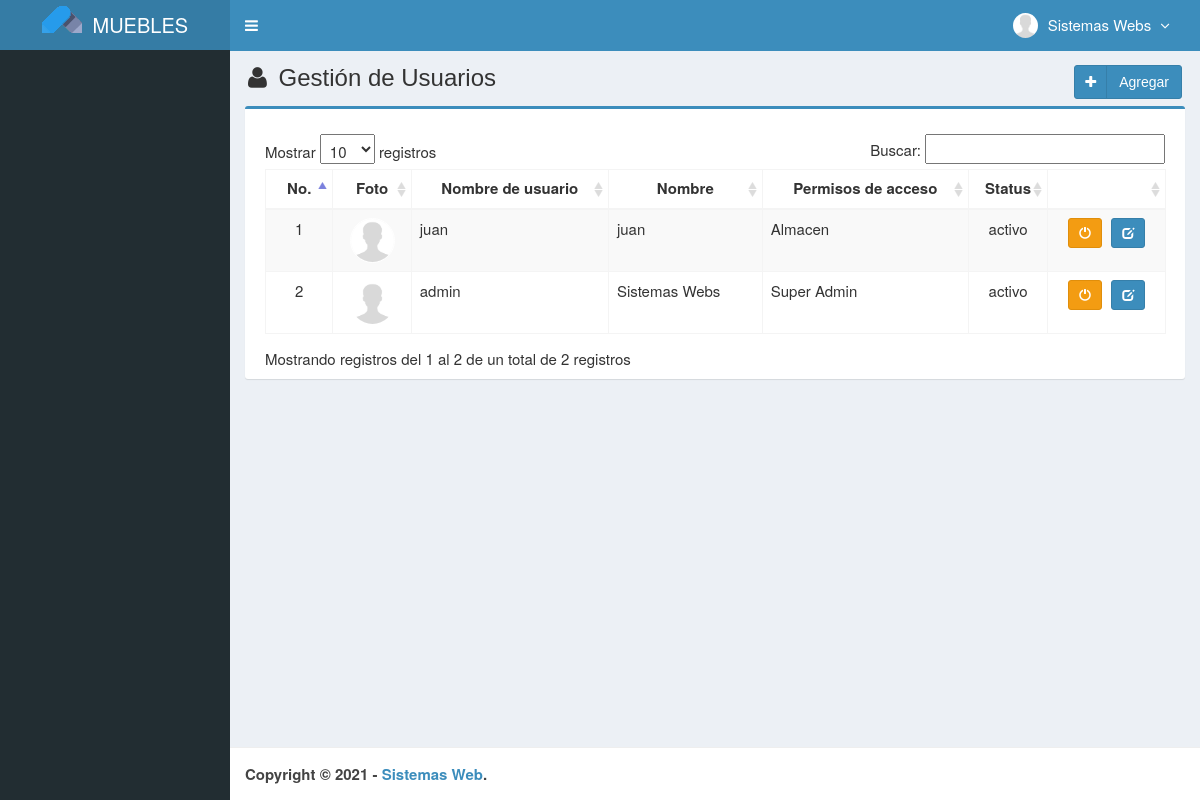
/main.php?module=user (signed in), run on an earlier commit of the app's database.
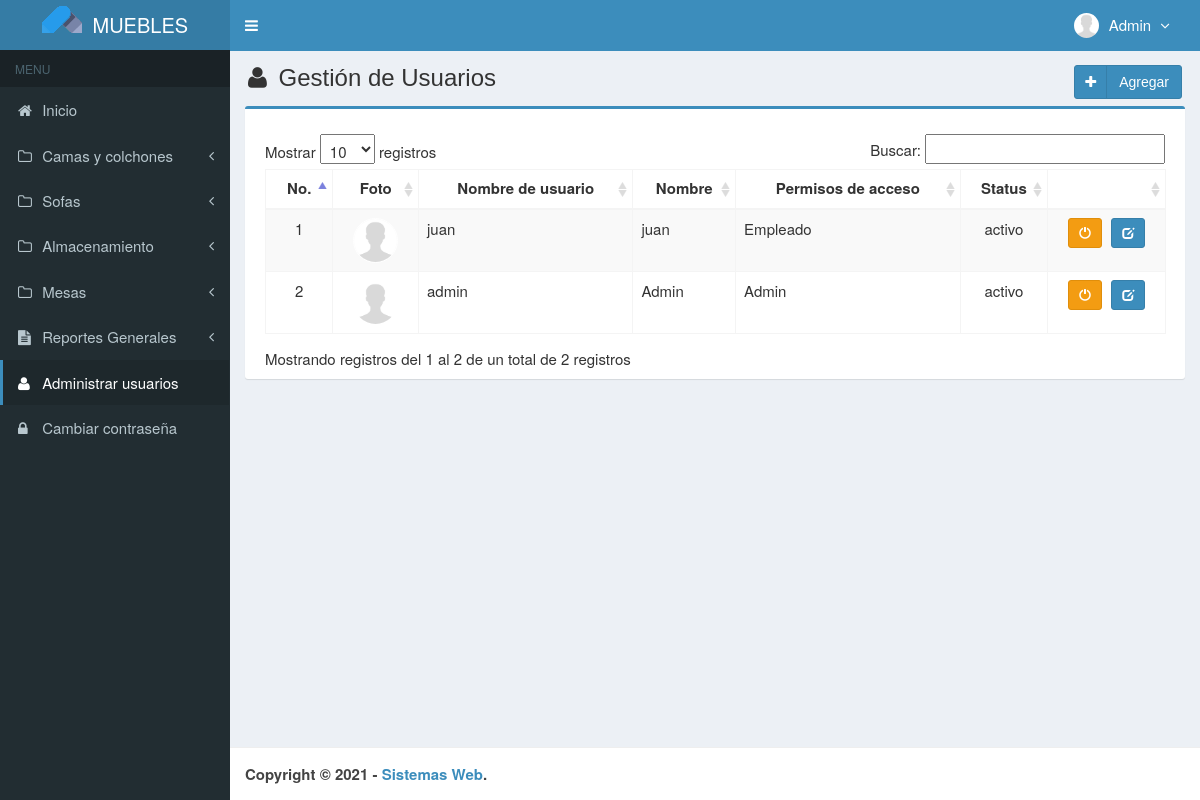
And on a later commit of the database.
### tables this page shows
CREATE TABLE `usuarios` (
  `id_user` int(3) NOT NULL,
  `username` varchar(50) NOT NULL,
  `name_user` varchar(50) NOT NULL,
  `password` varchar(50) NOT NULL,
  `email` varchar(50) DEFAULT NULL,
  `telefono` varchar(13) DEFAULT NULL,
  `foto` varchar(100) DEFAULT NULL,
  `permisos_acceso` enum('Admin','Empleado') NOT NULL,
  `status` enum('activo','bloqueado') NOT NULL DEFAULT 'activo',
  `created_at` timestamp NOT NULL DEFAULT current_timestamp(),
  `updated_at` timestamp NOT NULL DEFAULT current_timestamp() ON UPDATE current_timestamp()
);

### modules/user/view.php (the view, shortened to what this page needs)
<section class="content-header">
  <h1>
    <i class="fa fa-user icon-title"></i> Gestión de Usuarios
    <a class="btn btn-primary btn-social pull-right" href="?module=form_user&form=add" title="Agregar" data-toggle="tooltip">
      <i class="fa fa-plus"></i> Agregar
    </a>
  </h1>
</section>
<section class="content">
  <div class="row">
    <div class="col-md-12">
      <div class="box box-primary">
        <div class="box-body">
          <table id="dataTables1" class="table table-bordered table-striped table-hover">
            <thead>
              <tr>
                <th class="center">No.</th>
                <th class="center">Foto</th>
                <th class="center">Nombre de usuario</th>
                <th class="center">Nombre</th>
                <th class="center">Permisos de acceso</th>
                <th class="center">Status</th>
                <th class="center"></th>
              </tr>
            </thead>
                        <tbody>
            <?php
            $no = 1;
            $query = mysqli_query($mysqli, "SELECT * FROM usuarios ORDER BY id_user DESC")
                                            or die('error: '.mysqli_error($mysqli));
            while ($data = mysqli_fetch_assoc($query)) {
              echo "<tr>
                      <td width='50' class='center'>$no</td>";
                      if ($data['foto']=="") { ?>
                        <td class='center'><img class='img-user' src='images/user/user-default.png' width='45'></td>
                      <?php
                      } else { ?>
                        <td class='center'><img class='img-user' src='images/user/<?php echo $data['foto']; ?>' width='45'></td>
                      <?php
                      }
              echo "  <td>$data[username]</td>
                      <td>$data[name_user]</td>
                      <td>$data[permisos_acceso]</td>
                      <td class='center'>$data[status]</td>
                      <td class='center' width='100'>
                          <div>";
                          if ($data['status']=='activo') { ?>
                            <a data-toggle="tooltip" data-placement="top" title="Bloqueado" style="margin-right:5px" class="btn btn-warning btn-sm" href="modules/user/proses.php?act=off&id=<?php echo $data['id_user'];?>">
                                <i style="color:#fff" class="glyphicon glyphicon-off"></i>
                            </a>
            <?php
                          }
                          else { ?>
                            <a data-toggle="tooltip" data-placement="top" title="activo" style="margin-right:5px" class="btn btn-success btn-sm" href="modules/user/proses.php?act=on&id=<?php echo $data['id_user'];?>">
                                <i style="color:#fff" class="glyphicon glyphicon-ok"></i>
                            </a>
            <?php
                          }
              echo "      <a data-toggle='tooltip' data-placement='top' title='Modificar' class='btn btn-primary btn-sm' href='?module=form_user&form=edit&id=$data[id_user]'>
                                <i style='color:#fff' class='glyphicon glyphicon-edit'></i>
                            </a>
                          </div>
                      </td>
                    </tr>";
              $no++;
            }
            ?>
            </tbody>
          </table>
        </div>
      </div>
    </div>
  </div>
</section><!-- /.content

### main.php (shortened to what this page needs)
<!DOCTYPE html>
<html>
  <head>
    <link href="assets/css/bootstrap.min.css" rel="stylesheet" type="text/css" />
    <link href="assets/plugins/font-awesome-4.6.3/css/font-awesome.min.css" rel="stylesheet" type="text/css" />
    <link href="assets/plugins/datatables/dataTables.bootstrap.css" rel="stylesheet" type="text/css" />
    <link href="assets/plugins/datepicker/datepicker.min.css" rel="stylesheet" type="text/css" />
    <link rel="stylesheet" type="text/css" href="assets/plugins/chosen/css/chosen.min.css" />
    <link href="assets/css/AdminLTE.min.css" rel="stylesheet" type="text/css" />
    <link href="assets/css/skins/skin-blue.min.css" rel="stylesheet" type="text/css" />
    <link href="assets/plugins/datepicker/datepicker3.css" rel="stylesheet" type="text/css" />
    <link href="assets/css/style.css" rel="stylesheet" type="text/css" />
  </head>
  <body class="skin-blue fixed">
    <div class="wrapper">
      <header class="main-header">
        <a href="?module=beranda" class="logo">
          <img style="margin-top:-15px;margin-right:5px" src="assets/img/logo-blue.png" alt="Logo">
          <span style="font-size:20px">MUEBLES</span>
        </a>
        <nav class="navbar navbar-static-top" role="navigation">
          <a href="#" class="sidebar-toggle" data-toggle="offcanvas" role="button">
          </a>
          <div class="navbar-custom-menu">
            <ul class="nav navbar-nav">
              <?php include "top-menu.php" ?>
            </ul>
          </div>
        </nav>
      </header>
      <aside class="main-sidebar">
        <section class="sidebar">
            <?php include "sidebar-menu.php" ?>
        </section>
      </aside>
      <div class="content-wrapper">
        <?php include "content.php" ?>
      </div>
      <footer class="main-footer">
        <strong>Copyright &copy; <?php echo date('Y');?> - <a href="http://obedalvarado.pw/" target="_blank">Sistemas Web</a>.</strong>
      </footer>
    </div>
  </body>
</html>

### top-menu.php (shortened to what this page needs)
<?php
require_once "config/database.php";
$query = mysqli_query($mysqli, "SELECT id_user, name_user, foto, permisos_acceso FROM usuarios WHERE id_user='$_SESSION[id_user]'")
                                or die('error: '.mysqli_error($mysqli));
$data = mysqli_fetch_assoc($query);
?>
<li class="dropdown user user-menu">
  <a href="#" class="dropdown-toggle" data-toggle="dropdown">
  <?php
  if ($data['foto']=="") { ?>
    <img src="images/user/user-default.png" class="user-image" alt="User Image"/>
  <?php
  }
  else { ?>
    <img src="images/user/<?php echo $data['foto']; ?>" class="user-image" alt="User Image"/>
  <?php
  }
  ?>
    <span class="hidden-xs"><?php echo $data['name_user']; ?> <i style="margin-left:5px" class="fa fa-angle-down"></i></span>
  </a>
</li>

### content.php (shortened to what this page needs)
<?php
if (empty($_SESSION['username']) && empty($_SESSION['password'])){
	echo "<meta http-equiv='refresh' content='0; url=index.php?alert=1'>";
}
else {
	if ($_GET['module'] == 'start') {
		include "modules/start/view.php";
	}
	elseif ($_GET['module'] == 'camas') {
		include "modules/camas/view.php";
	}
	elseif ($_GET['module'] == 'form_camas') {
		include "modules/camas/form.php";
	}
	elseif ($_GET['module'] == 'camas_transaction') {
		include "modules/camas_transaction/view.php";
	}
	elseif ($_GET['module'] == 'form_camas_transaction') {
		include "modules/camas_transaction/form.php";
	}
	elseif ($_GET['module'] == 'camas_stock_inventory') {
		include "modules/camas_stock_inventory/view.php";
	}
	elseif ($_GET['module'] == 'camas_stock_report') {
		include "modules/camas_stock_report/view.php";
	}
	elseif ($_GET['module'] == 'sofas') {
		include "modules/sofas/view.php";
	}
	elseif ($_GET['module'] == 'form_sofas') {
		include "modules/sofas/form.php";
	}
	elseif ($_GET['module'] == 'sofas_transaction') {
		include "modules/sofas_transaction/view.php";
	}
	elseif ($_GET['module'] == 'form_sofas_transaction') {
		include "modules/sofas_transaction/form.php";
	}
	elseif ($_GET['module'] == 'sofas_stock_inventory') {
		include "modules/sofas_stock_inventory/view.php";
	}
	elseif ($_GET['module'] == 'sofas_stock_report') {
		include "modules/sofas_stock_report/view.php";
	}
	elseif ($_GET['module'] == 'almacenamiento') {
		include "modules/almacenamiento/view.php";
	}
	elseif ($_GET['module'] == 'form_almacenamiento') {
		include "modules/almacenamiento/form.php";
	}
	elseif ($_GET['module'] == 'almacenamiento_transaction') {
		include "modules/almacenamiento_transaction/view.php";
	}
	elseif ($_GET['module'] == 'form_almacenamiento_transaction') {
		include "modules/almacenamiento_transaction/form.php";
	}
	elseif ($_GET['module'] == 'almacenamiento_stock_inventory') {
		include "modules/almacenamiento_stock_inventory/view.php";
	}
	elseif ($_GET['module'] == 'almacenamiento_stock_report') {
		include "modules/almacenamiento_stock_report/view.php";
	}
	elseif ($_GET['module'] == 'mesas') {
		include "modules/mesas/view.php";
	}
	elseif ($_GET['module'] == 'form_mesas') {
		include "modules/mesas/form.php";
	}
	elseif ($_GET['module'] == 'mesas_transaction') {
		include "modules/mesas_transaction/view.php";
	}
	elseif ($_GET['module'] == 'form_mesas_transaction') {
		include "modules/mesas_transaction/form.php";
	}
	elseif ($_GET['module'] == 'mesas_stock_inventory') {
		include "modules/mesas_stock_inventory/view.php";
	}
	elseif ($_GET['module'] == 'mesas_stock_report') {
		include "modules/mesas_stock_report/view.php";
	}
	elseif ($_GET['module'] == 'general_stock_inventory') {
		include "modules/general_stock_inventory/view.php";
	}
	elseif ($_GET['module'] == 'general_stock_report') {
		include "modules/general_stock_report/view.php";
	}
	elseif ($_GET['module'] == 'user') {
		include "modules/user/view.php";
	}
	elseif ($_GET['module'] == 'form_user') {
		include "modules/user/form.php";
	}
	elseif ($_GET['module'] == 'profile') {
		include "modules/profile/view.php";
		}
	elseif ($_GET['module'] == 'form_profile') {
		include "modules/profile/form.php";
	}
	elseif ($_GET['module'] == 'password') {
		include "modules/password/view.php";
	}
}
?>

### sidebar-menu.php (shortened to what this page needs)
<?php
if ($_SESSION['permisos_acceso']=='Admin') { ?>
    <ul class="sidebar-menu">
        <li class="header">MENU</li>
	<?php
	if ($_GET["module"]=="start") {
		$active_home="active";
	} else {
		$active_home="";
	}
  ?>
		<li class="<?php echo $active_home;?>">
			<a href="?module=start"><i class="fa fa-home"></i> Inicio </a>
	  	</li>
  <?php
  if ($_GET["module"]=="camas") { ?>
		<li class="active treeview">
          	<a href="javascript:void(0);">
            	<i class="fa fa-folder-o"></i> <span>Camas y colchones</span> <i class="fa fa-angle-left pull-right"></i>
          	</a>
      		<ul class="treeview-menu">
        		<li class="active"><a href="?module=camas"><i class="fa fa-circle"></i> Datos de Camas </a></li>
        		<li><a href="?module=camas_transaction"><i class="fa fa-circle-o"></i> Registro de Camas </a></li>
            <li><a href="?module=camas_stock_inventory"><i class="fa fa-circle-o"></i> Stock de Camas </a></li>
            <li><a href="?module=camas_stock_report"><i class="fa fa-circle-o"></i> Registro de Camas</a></li>
          </ul>
    	</li>
    <?php
	}
	else { ?>
		<li class="treeview">
          	<a href="javascript:void(0);">
            	<i class="fa fa-folder-o"></i> <span>Camas y colchones</span> <i class="fa fa-angle-left pull-right"></i>
          	</a>
    	</li>
    <?php
  }
  if ($_GET["module"]=="sofas") { ?>
		<li class="active treeview">
          	<a href="javascript:void(0);">
            	<i class="fa fa-folder-o"></i> <span>Sofas</span> <i class="fa fa-angle-left pull-right"></i>
          	</a>
      		<ul class="treeview-menu">
        		<li class="active"><a href="?module=sofas"><i class="fa fa-circle"></i> Datos de Sofas </a></li>
        		<li><a href="?module=sofas_transaction"><i class="fa fa-circle-o"></i> Registro de Sofas </a></li>
            <li><a href="?module=sofas_stock_inventory"><i class="fa fa-circle-o"></i> Stock de Sofas </a></li>
            <li><a href="?module=sofas_stock_report"><i class="fa fa-circle-o"></i> Registro de Sofas </a></li>
          </ul>
    	</li>
    <?php
	}
	else { ?>
		<li class="treeview">
          	<a href="javascript:void(0);">
            	<i class="fa fa-folder-o"></i> <span>Sofas</span> <i class="fa fa-angle-left pull-right"></i>
          	</a>
    	</li>
    <?php
  }
  if ($_GET["module"]=="almacenamiento") { ?>
		<li class="active treeview">
          	<a href="javascript:void(0);">
            	<i class="fa fa-folder-o"></i> <span>Almacenamiento</span> <i class="fa fa-angle-left pull-right"></i>
          	</a>
      		<ul class="treeview-menu">
        		<li class="active"><a href="?module=almacenamiento"><i class="fa fa-circle"></i> Datos de Almacenamiento </a></li>
        		<li><a href="?module=almacenamiento_transaction"><i class="fa fa-circle-o"></i> Registro de Almacenamiento </a></li>
            <li><a href="?module=almacenamiento_stock_inventory"><i class="fa fa-circle-o"></i> Stock de Almacenamiento </a></li>
            <li><a href="?module=almacenamiento_stock_report"><i class="fa fa-circle-o"></i> Registro de Almacenamiento </a></li>
          </ul>
    	</li>
    <?php
	}
	else { ?>
		<li class="treeview">
          	<a href="javascript:void(0);">
            	<i class="fa fa-folder-o"></i> <span>Almacenamiento</span> <i class="fa fa-angle-left pull-right"></i>
          	</a>
    	</li>
    <?php
  }
  if ($_GET["module"]=="mesas") { ?>
	<li class="active treeview">
		  <a href="javascript:void(0);">
			<i class="fa fa-folder-o"></i> <span>Mesas</span> <i class="fa fa-angle-left pull-right"></i>
		  </a>
		  <ul class="treeview-menu">
			<li class="active"><a href="?module=mesas"><i class="fa fa-circle"></i> Datos de Mesas </a></li>
			<li><a href="?module=mesas_transaction"><i class="fa fa-circle-o"></i> Registro de Mesas </a></li>
		<li><a href="?module=mesas_stock_inventory"><i class="fa fa-circle-o"></i> Stock de Mesas </a></li>
		<li><a href="?module=mesas_stock_report"><i class="fa fa-circle-o"></i> Registro de Mesas </a></li>
	  </ul>
	</li>
<?php
}
else { ?>
	<li class="treeview">
		  <a href="javascript:void(0);">
			<i class="fa fa-folder-o"></i> <span>Mesas</span> <i class="fa fa-angle-left pull-right"></i>
		  </a>
	</li>
<?php
}
	if ($_GET["module"]=="general_stock_inventory") { ?>
		<li class="active treeview">
          	<a href="javascript:void(0);">
            	<i class="fa fa-file-text"></i> <span>Reportes Generales</span> <i class="fa fa-angle-left pull-right"></i>
          	</a>
      		<ul class="treeview-menu">
        		<li class="active"><a href="?module=general_stock_inventory"><i class="fa fa-circle"></i> Stock General </a></li>
        		<li><a href="?module=general_stock_report"><i class="fa fa-circle-o"></i> Registro General </a></li>
      		</ul>
    	</li>
    <?php
	}
	else { ?>
		<li class="treeview">
          	<a href="javascript:void(0);">
            	<i class="fa fa-file-text"></i> <span>Reportes Generales</span> <i class="fa fa-angle-left pull-right"></i>
          	</a>
    	</li>
    <?php
	}
	if ($_GET["module"]=="user" || $_GET["module"]=="form_user") { ?>
		<li class="active">
			<a href="?module=user"><i class="fa fa-user"></i> Administrar usuarios</a>
	  	</li>
	<?php
	}
	else { ?>
		<li>
			<a href="?module=user"><i class="fa fa-user"></i> Administrar usuarios</a>
	  	</li>
	<?php
	}
	if ($_GET["module"]=="password") { ?>
		<li class="active">
			<a href="?module=password"><i class="fa fa-lock"></i> Cambiar contraseña</a>
		</li>
	<?php
	}
	else { ?>
		<li>
			<a href="?module=password"><i class="fa fa-lock"></i> Cambiar contraseña</a>
		</li>
	<?php
	}
	?>
	</ul>
<?php
}

### assets/css/style.css (style rules this page uses)
.btn-social *:first-child { border-right: 1px solid rgba(0, 0, 0, 0.1); bottom: 0; font-size: 1em !important; left: 0; line-height: 32px !important; position: absolute; text-align: center; top: 0; width: 32px !important; }
.content-header { padding: 15px 18px 0; position: relative; }
.center { text-align: center; }
.img-user { border: 1px solid #fff; border-radius: 100%; }
.icon-title { margin-right: 5px; }
body { background-color: #fff; color: #333; font-size: 15px; line-height: 1.42857; }

What changed in the data, as far as the page shows it:
changed usuarios "admin": name_user "Sistemas Webs" → "Admin"; permisos_acceso "Super Admin" → "Admin"
changed usuarios "juan": permisos_acceso "Almacen" → "Empleado"
Also different on the page:
text now shown: "MENU Inicio Camas y colchones Sofas Almacenamiento Mesas Reportes Generales Administrar usuarios Cambiar contraseña"
